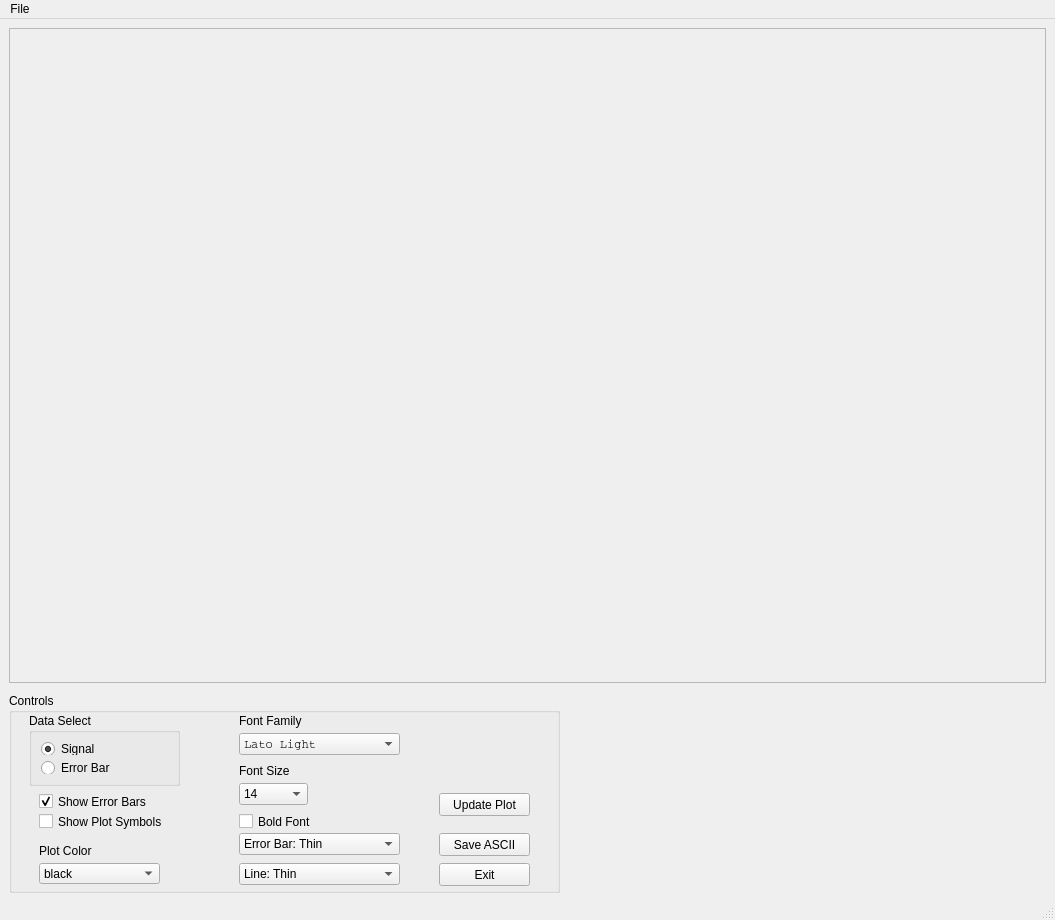
<?xml version="1.0" encoding="UTF-8"?>
<ui version="4.0">
 <class>View1DMainWindow</class>
 <widget class="QMainWindow" name="View1DMainWindow">
  <property name="geometry">
   <rect>
    <x>0</x>
    <y>0</y>
    <width>1055</width>
    <height>920</height>
   </rect>
  </property>
  <property name="windowTitle">
   <string>View 1D Plot</string>
  </property>
  <widget class="QWidget" name="centralwidget">
   <layout class="QVBoxLayout" name="verticalLayout_2">
    <item>
     <widget class="QFrame" name="frameView1D">
      <property name="sizePolicy">
       <sizepolicy hsizetype="MinimumExpanding" vsizetype="MinimumExpanding">
        <horstretch>0</horstretch>
        <verstretch>0</verstretch>
       </sizepolicy>
      </property>
      <property name="minimumSize">
       <size>
        <width>551</width>
        <height>353</height>
       </size>
      </property>
      <property name="frameShape">
       <enum>QFrame::StyledPanel</enum>
      </property>
      <property name="frameShadow">
       <enum>QFrame::Raised</enum>
      </property>
     </widget>
    </item>
    <item>
     <widget class="QGroupBox" name="groupBox">
      <property name="minimumSize">
       <size>
        <width>551</width>
        <height>200</height>
       </size>
      </property>
      <property name="maximumSize">
       <size>
        <width>551</width>
        <height>191</height>
       </size>
      </property>
      <property name="title">
       <string>Controls</string>
      </property>
      <widget class="QGroupBox" name="groupBox_2">
       <property name="geometry">
        <rect>
         <x>20</x>
         <y>20</y>
         <width>151</width>
         <height>73</height>
        </rect>
       </property>
       <property name="title">
        <string>Data Select</string>
       </property>
       <layout class="QVBoxLayout" name="verticalLayout">
        <item>
         <widget class="QRadioButton" name="radioButtonSignal">
          <property name="text">
           <string>Signal</string>
          </property>
          <property name="checked">
           <bool>true</bool>
          </property>
         </widget>
        </item>
        <item>
         <widget class="QRadioButton" name="radioButtonEBar">
          <property name="text">
           <string>Error Bar</string>
          </property>
         </widget>
        </item>
       </layout>
      </widget>
      <widget class="QComboBox" name="comboBoxPlotColor">
       <property name="geometry">
        <rect>
         <x>30</x>
         <y>170</y>
         <width>121</width>
         <height>21</height>
        </rect>
       </property>
       <property name="currentIndex">
        <number>0</number>
       </property>
       <item>
        <property name="text">
         <string>black</string>
        </property>
       </item>
       <item>
        <property name="text">
         <string>blue</string>
        </property>
       </item>
       <item>
        <property name="text">
         <string>green</string>
        </property>
       </item>
       <item>
        <property name="text">
         <string>red</string>
        </property>
       </item>
       <item>
        <property name="text">
         <string>cyan</string>
        </property>
       </item>
       <item>
        <property name="text">
         <string>magenta</string>
        </property>
       </item>
       <item>
        <property name="text">
         <string>yellow</string>
        </property>
       </item>
      </widget>
      <widget class="QLabel" name="label">
       <property name="geometry">
        <rect>
         <x>30</x>
         <y>150</y>
         <width>91</width>
         <height>16</height>
        </rect>
       </property>
       <property name="text">
        <string>Plot Color</string>
       </property>
      </widget>
      <widget class="QCheckBox" name="checkBoxShowEBar">
       <property name="geometry">
        <rect>
         <x>30</x>
         <y>100</y>
         <width>161</width>
         <height>17</height>
        </rect>
       </property>
       <property name="text">
        <string>Show Error Bars</string>
       </property>
       <property name="checked">
        <bool>true</bool>
       </property>
      </widget>
      <widget class="QLabel" name="label_2">
       <property name="geometry">
        <rect>
         <x>230</x>
         <y>20</y>
         <width>101</width>
         <height>16</height>
        </rect>
       </property>
       <property name="text">
        <string>Font Family</string>
       </property>
      </widget>
      <widget class="QFontComboBox" name="fontComboBox">
       <property name="geometry">
        <rect>
         <x>230</x>
         <y>40</y>
         <width>161</width>
         <height>22</height>
        </rect>
       </property>
       <property name="font">
        <font>
         <family>Courier</family>
        </font>
       </property>
       <property name="editable">
        <bool>false</bool>
       </property>
       <property name="currentIndex">
        <number>58</number>
       </property>
       <property name="fontFilters">
        <set>QFontComboBox::MonospacedFonts|QFontComboBox::ProportionalFonts|QFontComboBox::ScalableFonts</set>
       </property>
       <property name="currentFont">
        <font>
         <family>Courier New</family>
        </font>
       </property>
      </widget>
      <widget class="QLabel" name="label_3">
       <property name="geometry">
        <rect>
         <x>230</x>
         <y>70</y>
         <width>101</width>
         <height>16</height>
        </rect>
       </property>
       <property name="text">
        <string>Font Size</string>
       </property>
      </widget>
      <widget class="QComboBox" name="comboBoxFontSize">
       <property name="geometry">
        <rect>
         <x>230</x>
         <y>90</y>
         <width>69</width>
         <height>22</height>
        </rect>
       </property>
       <property name="currentIndex">
        <number>2</number>
       </property>
       <item>
        <property name="text">
         <string>10</string>
        </property>
       </item>
       <item>
        <property name="text">
         <string>12</string>
        </property>
       </item>
       <item>
        <property name="text">
         <string>14</string>
        </property>
       </item>
       <item>
        <property name="text">
         <string>16</string>
        </property>
       </item>
       <item>
        <property name="text">
         <string>18</string>
        </property>
       </item>
       <item>
        <property name="text">
         <string>20</string>
        </property>
       </item>
       <item>
        <property name="text">
         <string>22</string>
        </property>
       </item>
       <item>
        <property name="text">
         <string>24</string>
        </property>
       </item>
      </widget>
      <widget class="QPushButton" name="pushButtonUpdatePlot">
       <property name="geometry">
        <rect>
         <x>430</x>
         <y>100</y>
         <width>91</width>
         <height>23</height>
        </rect>
       </property>
       <property name="text">
        <string>Update Plot</string>
       </property>
      </widget>
      <widget class="QCheckBox" name="checkBoxBoldFont">
       <property name="geometry">
        <rect>
         <x>230</x>
         <y>120</y>
         <width>91</width>
         <height>17</height>
        </rect>
       </property>
       <property name="text">
        <string>Bold Font</string>
       </property>
      </widget>
      <widget class="QPushButton" name="pushButtonExit">
       <property name="geometry">
        <rect>
         <x>430</x>
         <y>170</y>
         <width>91</width>
         <height>23</height>
        </rect>
       </property>
       <property name="text">
        <string>Exit</string>
       </property>
      </widget>
      <widget class="QCheckBox" name="checkBoxShowPlotMarker">
       <property name="geometry">
        <rect>
         <x>30</x>
         <y>120</y>
         <width>161</width>
         <height>17</height>
        </rect>
       </property>
       <property name="text">
        <string>Show Plot Symbols</string>
       </property>
       <property name="checked">
        <bool>false</bool>
       </property>
      </widget>
      <widget class="QComboBox" name="comboBoxLineThick">
       <property name="geometry">
        <rect>
         <x>230</x>
         <y>170</y>
         <width>161</width>
         <height>22</height>
        </rect>
       </property>
       <item>
        <property name="text">
         <string>Line: Thin</string>
        </property>
       </item>
       <item>
        <property name="text">
         <string>Line: Med</string>
        </property>
       </item>
       <item>
        <property name="text">
         <string>Line: Thick</string>
        </property>
       </item>
      </widget>
      <widget class="QComboBox" name="comboBoxEBarThick">
       <property name="geometry">
        <rect>
         <x>230</x>
         <y>140</y>
         <width>161</width>
         <height>22</height>
        </rect>
       </property>
       <item>
        <property name="text">
         <string>Error Bar: Thin</string>
        </property>
       </item>
       <item>
        <property name="text">
         <string>Error Bar: Med</string>
        </property>
       </item>
       <item>
        <property name="text">
         <string>Error Bar: Thick</string>
        </property>
       </item>
      </widget>
      <widget class="QPushButton" name="pushButtonSaveASCII">
       <property name="geometry">
        <rect>
         <x>430</x>
         <y>140</y>
         <width>91</width>
         <height>23</height>
        </rect>
       </property>
       <property name="text">
        <string>Save ASCII</string>
       </property>
      </widget>
     </widget>
    </item>
   </layout>
  </widget>
  <widget class="QMenuBar" name="menubar">
   <property name="geometry">
    <rect>
     <x>0</x>
     <y>0</y>
     <width>1055</width>
     <height>21</height>
    </rect>
   </property>
   <widget class="QMenu" name="menuFile">
    <property name="title">
     <string>File</string>
    </property>
    <addaction name="actionExit"/>
   </widget>
   <addaction name="menuFile"/>
  </widget>
  <widget class="QStatusBar" name="statusbar"/>
  <action name="actionExit">
   <property name="text">
    <string>Exit</string>
   </property>
  </action>
 </widget>
 <resources/>
 <connections/>
</ui>
